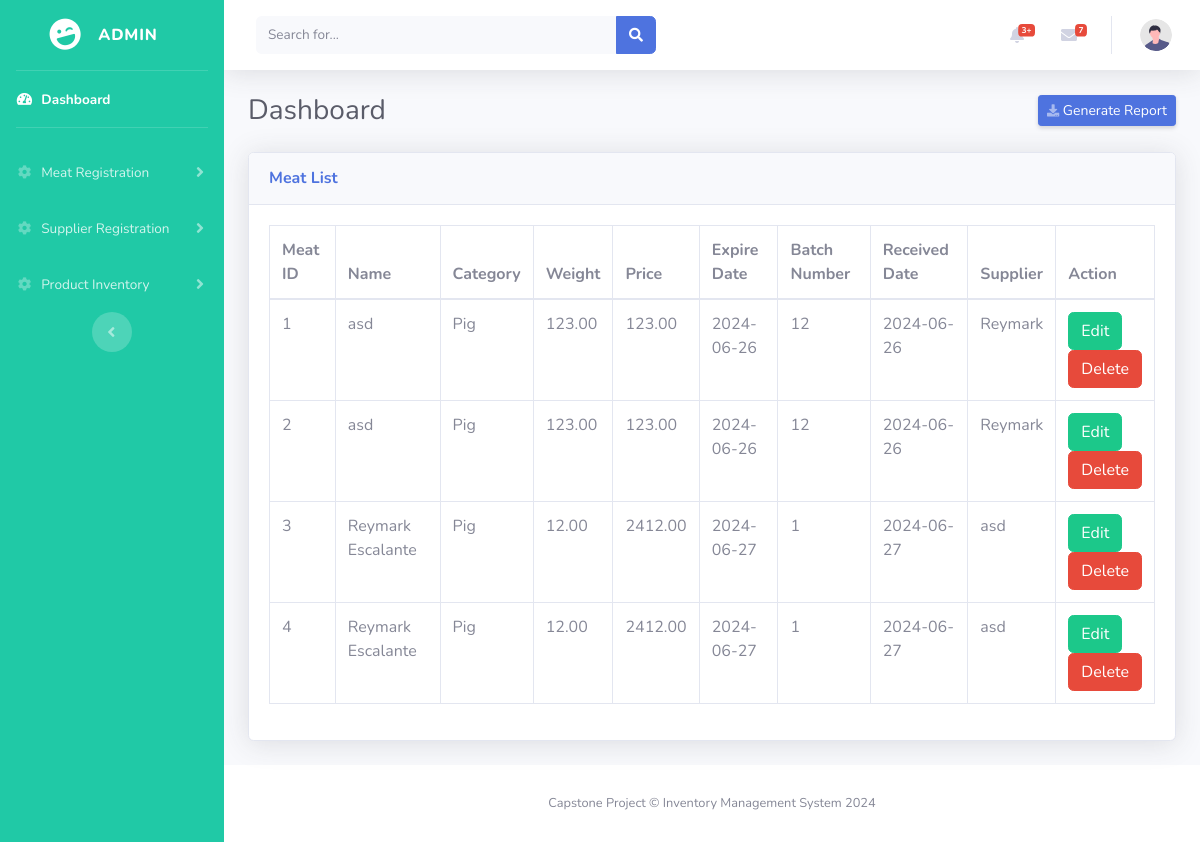
/view_meat.php, run on the app's committed database.
### tables this page shows
CREATE TABLE `products`  (
  `id` int NOT NULL AUTO_INCREMENT,
  `name` varchar(255) NOT NULL,
  `category` varchar(255) NULL DEFAULT NULL,
  `weight` decimal(10, 2) NULL DEFAULT NULL,
  `price` decimal(10, 2) NULL DEFAULT NULL,
  `expiry_date` date NULL DEFAULT NULL,
  `batch_number` varchar(50) NULL DEFAULT NULL,
  `received_date` date NULL DEFAULT NULL,
  `supplier` varchar(255) NULL DEFAULT NULL,
  PRIMARY KEY (`id`) USING BTREE
);

### view_meat.php (the view, shortened to what this page needs)
<?php
    include("include/header.php");
?>
<body id="page-top">
    <div id="wrapper">
        <?php include ('ims_sidebar.php'); ?>
        <div id="content-wrapper" class="d-flex flex-column">
            <div id="content">
                <?php
                                include("include/topbar.php");
                ?>
                <div class="container-fluid">
                    <div class="d-sm-flex align-items-center justify-content-between mb-4">
                        <h1 class="h3 mb-0 text-gray-800">Dashboard</h1>
                        <a href="#" class="d-none d-sm-inline-block btn btn-sm btn-primary shadow-sm"><i
                                class="fas fa-download fa-sm text-white-50"></i> Generate Report</a>
                    </div>
                    <div class="card shadow mb-4">
                        <div class="card-header py-3">
                            <h6 class="m-0 font-weight-bold text-primary">Meat List</h6>
                        </div>
                        <div class="card-body">
                            <div class="table-responsive">
                                <table class="table table-bordered" id="dataTable" width="100%" cellspacing="0">
                                    <thead>
                                        <tr>
                                            <th>Meat ID</th>
                                            <th>Name</th>
                                            <th>Category</th>
                                            <th>Weight</th>
                                            <th>Price</th>
                                            <th>Expire Date</th>
                                            <th>Batch Number</th>
                                            <th>Received Date</th>
                                            <th>Supplier</th>
                                            <th>Action</th>
                                        </tr>
                                        <?php
                                            include("connection.php");
                                            $sql_select = "SELECT * FROM products";
                                            $result = $connection->query($sql_select);
                                        ?>
                                    </thead>
                                    <tbody>
                                                                                            <?php
                                                        if ($result->num_rows > 0) {
                                                            while($row = $result->fetch_assoc()) {
                                                                echo "<tr>";
                                                                echo "<td>" . $row["id"]. "</td>";
                                                                echo "<td>" . $row["name"]. "</td>";
                                                                echo "<td>" . $row["category"]. "</td>";
                                                                echo "<td>" . $row["weight"]. "</td>";
                                                                echo "<td>" . $row["price"]. "</td>";
                                                                echo "<td>" . $row["expiry_date"]. "</td>";
                                                                echo "<td>" . $row["batch_number"]. "</td>";
                                                                echo "<td>" . $row["received_date"]. "</td>";
                                                                echo "<td>" . $row["supplier"]. "</td>";
                                                                echo "<td>";
                                                                echo "<form action='edit_process.php' method='post'>";
                                                                echo "<button type='submit' class='btn btn-edit btn-success'>Edit</button>";
                                                                echo "</form>";
                                                                echo "<form action='delete_process.php' method='post'>";
                                                                echo "<button type='submit' name='delete' class='btn btn-delete btn-danger'>Delete</button>";
                                                                echo "</form>";
                                                                echo "</td>";
                                                                echo "</tr>";
                                                            }
                                                        } else {
                                                            echo "<tr><td colspan='4'>0 results</td></tr>";
                                                        }
                                                        ?>
                                    </tbody>
                                </table>
                            </div>
                        </div>
                    </div>
                </div>
            </div>
            <?php
    include("include/footer.php");
?>

### include/header.php (shortened to what this page needs)
<!DOCTYPE html>
<html lang="en">
<head>
    <link href="vendor/fontawesome-free/css/all.min.css" rel="stylesheet" type="text/css">
    <link href="css/sb-admin-2.css" rel="stylesheet">
</head>

### ims_sidebar.php (shortened to what this page needs)
<ul class="navbar-nav bg-gradient-primary sidebar sidebar-dark accordion" id="accordionSidebar">
<a class="sidebar-brand d-flex align-items-center justify-content-center" href="index.html">
    <div class="sidebar-brand-icon rotate-n-15">
        <i class="fas fa-laugh-wink"></i>
    </div>
    <div class="sidebar-brand-text mx-3"> Admin <sup></sup></div>
</a>
<hr class="sidebar-divider my-0">
<li class="nav-item active">
    <a class="nav-link" href="dashboard.php">
        <i class="fas fa-fw fa-tachometer-alt"></i>
        <span>Dashboard</span></a>
</li>
<hr class="sidebar-divider">
<li class="nav-item">
    <a class="nav-link collapsed" href="#" data-toggle="collapse" data-target="#collapseTwo"
        aria-expanded="true" aria-controls="collapseTwo">
        <i class="fas fa-fw fa-cog"></i>
        <span>Meat Registration</span>
    </a>
</li>
<li class="nav-item">
    <a class="nav-link collapsed" href="#" data-toggle="collapse" data-target="#supplierTarget"
        aria-expanded="true" aria-controls="supplierTarget">
        <i class="fas fa-fw fa-cog"></i>
        <span>Supplier Registration</span>
    </a>
</li>
<li class="nav-item">
    <a class="nav-link collapsed" href="#" data-toggle="collapse" data-target="#inventoryTarget"
        aria-expanded="true" aria-controls="inventoryTarget">
        <i class="fas fa-fw fa-cog"></i>
        <span>Product Inventory</span>
    </a>
</li>
<div class="text-center d-none d-md-inline">
    <button class="rounded-circle border-0" id="sidebarToggle"></button>
</div>
</ul>

### include/topbar.php (shortened to what this page needs)
<nav class="navbar navbar-expand navbar-light bg-white topbar mb-4 static-top shadow">
<form
    class="d-none d-sm-inline-block form-inline mr-auto ml-md-3 my-2 my-md-0 mw-100 navbar-search">
    <div class="input-group">
        <input type="text" class="form-control bg-light border-0 small" placeholder="Search for..."
            aria-label="Search" aria-describedby="basic-addon2">
        <div class="input-group-append">
            <button class="btn btn-primary" type="button">
                <i class="fas fa-search fa-sm"></i>
            </button>
        </div>
    </div>
</form>
<ul class="navbar-nav ml-auto">
    <li class="nav-item dropdown no-arrow mx-1">
        <a class="nav-link dropdown-toggle" href="#" id="alertsDropdown" role="button"
            data-toggle="dropdown" aria-haspopup="true" aria-expanded="false">
            <i class="fas fa-bell fa-fw"></i>
            <span class="badge badge-danger badge-counter">3+</span>
        </a>
    </li>
    <li class="nav-item dropdown no-arrow mx-1">
        <a class="nav-link dropdown-toggle" href="#" id="messagesDropdown" role="button"
            data-toggle="dropdown" aria-haspopup="true" aria-expanded="false">
            <i class="fas fa-envelope fa-fw"></i>
            <span class="badge badge-danger badge-counter">7</span>
        </a>
    </li>
    <li class="nav-item dropdown no-arrow">
        <a class="nav-link dropdown-toggle" href="#" id="userDropdown" role="button"
            data-toggle="dropdown" aria-haspopup="true" aria-expanded="false">
            <img class="img-profile rounded-circle"
                src="img/undraw_profile.svg">
        </a>
    </li>
</ul>
</nav>

### include/footer.php (shortened to what this page needs)
<footer class="sticky-footer bg-white">
                <div class="container my-auto">
                    <div class="copyright text-center my-auto">
                        <span>Capstone Project &copy; Inventory Management System 2024</span>
                    </div>
                </div>
            </footer>
        </div>
    </div>
</body>
</html>

### data on the page
products: id "1", name "asd", category "Pig", weight "123.00", price "123.00", expiry_date "2024-06-26", batch_number "12", received_date "2024-06-26", supplier "Reymark"
products: id "2", name "asd", category "Pig", weight "123.00", price "123.00", expiry_date "2024-06-26", batch_number "12", received_date "2024-06-26", supplier "Reymark"
products: id "3", name "Reymark Escalante", category "Pig", weight "12.00", price "2412.00", expiry_date "2024-06-27", batch_number "1", received_date "2024-06-27", supplier "asd"
products: id "4", name "Reymark Escalante", category "Pig", weight "12.00", price "2412.00", expiry_date "2024-06-27", batch_number "1", received_date "2024-06-27", supplier "asd"
